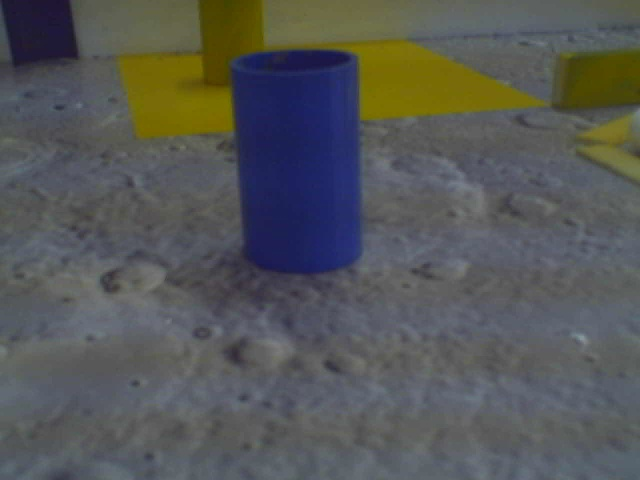
#> input picture Data/2seancephoto/cylindrebleu/1003.jpg, 640 x 480 px, given in place of 11.jpg, which was not available
$ python DetectionGradient.py
#> lines starting #> are read from the running program, lines starting #| are printed output that depends on the picture; pictures that were not available may be replaced by others from this repository, and a replacement may not be noted
import matplotlib.pyplot as plt
import numpy as np
import cv2
from sklearn import datasets, svm, metrics
from sklearn.neural_network import MLPClassifier
from sklearn.metrics import roc_auc_score, log_loss
import time
from sklearn.model_selection import KFold
from PseudoGradient import Gradient
import operator
#from transform import dataset
import numpy as np
import PIL
from PIL import Image
from matplotlib import pyplot as plt
import random
from sklearn.model_selection import KFold
import time
import scipy.ndimage as nd


start = time.time()


def kfolds(k, N, seed=None):
#> called with k = 5, N = 200, seed = 486684
    random.seed(seed)
    out = [list() for _ in range(k)]
    for n in range(N):
        out[random.randrange(k)].append(n)
    return (out)


#https://github.com/fchollet/keras/issues/4465 for VGG16 model

nombrePhoto0 = 200
nombrePhoto1 = 10
nombrePhoto2 = 10

nombrePhoto = [nombrePhoto0,nombrePhoto1,nombrePhoto2]


resultat=[]
resultatParam = []
resultatFauxPositif=[]
resultatFauxNegatif=[]
categorie = ["rien", "cylindrejaune", "cylindrebleu"]

n_split = 5

K = kfolds(seed=486684,k=n_split,N=max(nombrePhoto))
uniformResultat = [0] * n_split
uniformResultatFauxPositif = [0] * n_split
uniformResultatFauxNegatif = [0] * n_split
scores = []

for n in range(0, 1):
    Y_train = []
    X_train = []
    Y_test = []
    X_test = []
    print(n)

    list1 = [i for i in range(0, n_split)]
    list1.remove(n)
    train = []
    for j in list1:
        train = sum(K[j:j + 1], train)
    test = K[n]

    for k in range(0, 3):
        print(k)
        for i in train:
            try:
                print(i, k,"train")

                img0 = cv2.imread("..//Data//2seancephoto//"+categorie[k]+"//"+str(i)+".jpg", 1)
#> img0 is the input picture: shape (480, 640, 3); mean B, G, R 86.7, 87.4, 85.7
                #print(type(img0)==type(None))

                img0 = cv2.cvtColor(img0, cv2.COLOR_RGB2GRAY)
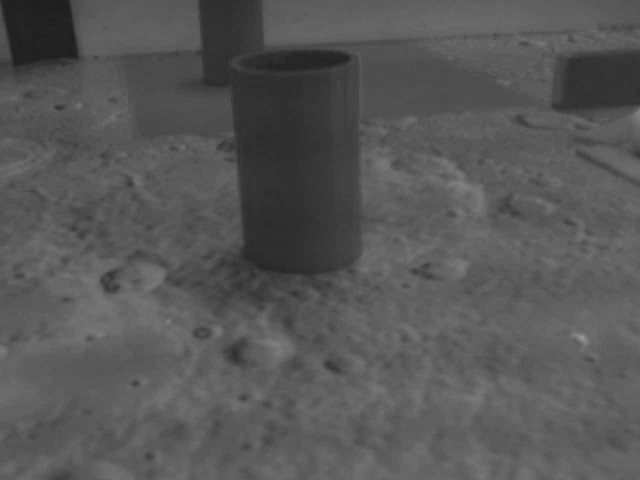
#> img0: shape (480, 640); min 27, max 149, mean 86.9

                cv2.imshow('Display window', img0)
                cv2.waitKey(0)
                cv2.destroyAllWindows()
                cv2.imwrite('img0.jpg',img0)


                img0 = img0 * 1.0

                out = nd.filters.gaussian_filter(img0, 8)
                Ex = abs(np.gradient(out)[1])
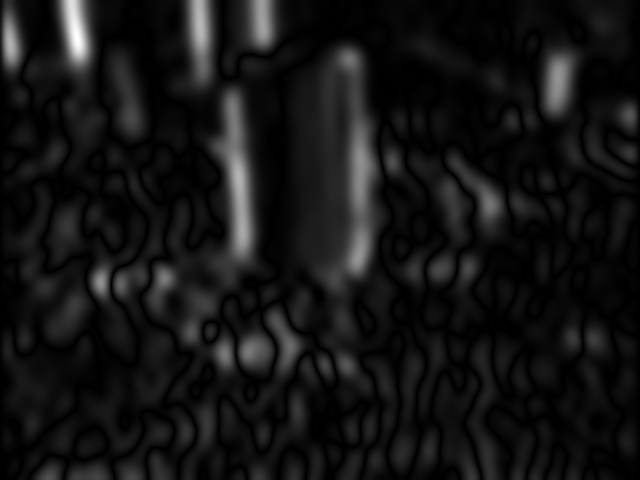
#> Ex: shape (480, 640) float64; min 2.94e-07, max 2.78, mean 0.23; drawn with min black and max white

                min = np.min(Ex)
#> min = 2.94e-07
                max = np.max(Ex)
#> max = 2.78

                grad_h = abs(Ex)

                cv2.imshow('Display window', grad_h)
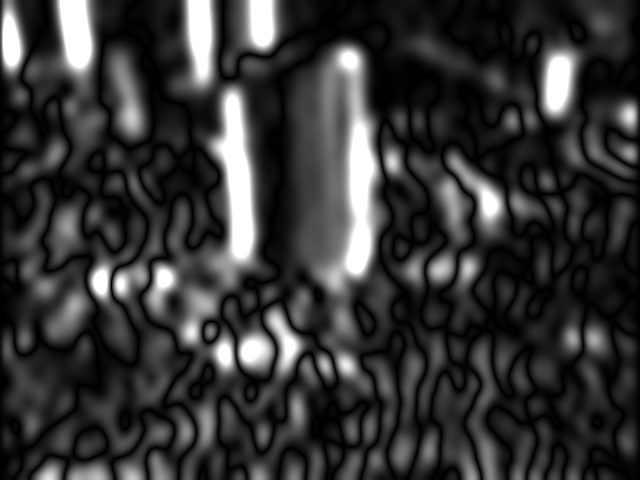
#> window 'Display window': shape (480, 640); min 0, max 255, mean 54.4
                cv2.waitKey(0)
                cv2.destroyAllWindows()
                cv2.imwrite('houghl3.jpg',grad_h)
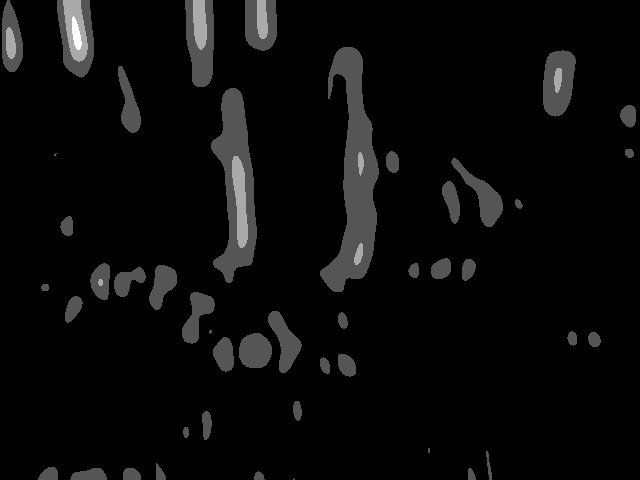
#> saved as houghl3.jpg: shape (480, 640); min 0, max 3, mean 0.119; drawn with min black and max white

                boxNbr = 10.  # nbre de cluster !

                stockvar = np.array([])
                descripteur = [0] * len(grad_h[0])
#> descripteur = 640 values from 0 to 0
                bin = np.array([j ** 5 for j in np.arange(256. ** (1. / 5.), step=(256. ** (1. / 5.)) / boxNbr)])


                best_valeur = [0] * len(grad_h[0])
#> best_valeur = 640 values from 0 to 0
                med_valeur = [0] * len(grad_h[0])
#> med_valeur = 640 values from 0 to 0

                for j in range(len(grad_h[0])):
                    nbre_point_suite = 0
                    nbre_point_suite_max = 0
                    for l in range(len(bin) - 1):
                        if (bin[l] <= grad_h[0, j] < bin[l + 1]):
                            valeur_point = l
                    valeur_point_max = 0

                    for i in range(1, len(grad_h)):
                        if (grad_h[i, j] >= bin[valeur_point - 1] and grad_h[i, j] < bin[valeur_point + 1]):
                            nbre_point_suite += 1
                        else:
                            for l in range(len(bin) - 1):
                                if (bin[l] <= grad_h[i, j] < bin[l + 1]):
                                    valeur_point = l
                            nbre_point_suite = 0
                        if (nbre_point_suite_max < nbre_point_suite):
                            nbre_point_suite_max = nbre_point_suite
                            valeur_point_max = valeur_point
                    med_valeur[j] = nbre_point_suite_max
                    best_valeur[j] = (bin[valeur_point_max] + bin[valeur_point_max]) / 2.
                    descripteur[j] = med_valeur[j] * med_valeur[j] * best_valeur[j]
#> after the loop, best_valeur = 640 values, max 0.622 at index 11, min 0.00256 at index 0, mean 0.154; descripteur = 640 values, max 81070.1 at index 345, min 12.54 at index 466, mean 7041.3; med_valeur = 640 values, max 479 at index 26, min 65 at index 501, mean 192.3
                X_train.append(np.array(descripteur))
                plt.plot(descripteur)
                plt.show()
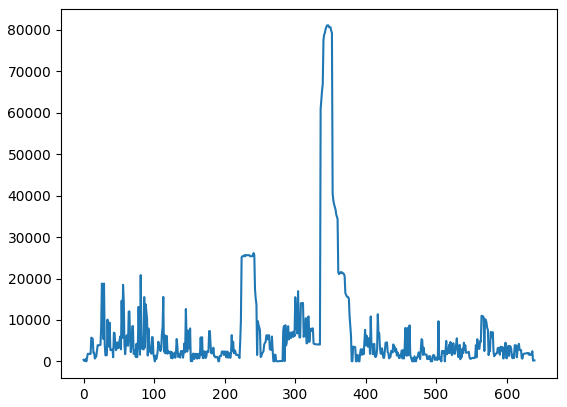
#> figure drawn by matplotlib, 1 panel; curve peaks at x = 345, y = 81070.1
                plt.savefig('train1.png')

                if (k == 0):
                    Y_train.append(0)
                if (k == 1):
                    Y_train.append(1)
                if (k == 2):
                    Y_train.append(1)
            except:
                blabla = 1
                print("erreur ?")


        for i in test:
            try:
                print(i, k,"test")

                img0 = cv2.imread("..//Data//2seancephoto//"+categorie[k]+"//"+str(i)+".jpg", 1)
                #print(type(img0)==type(None))
                img0 = cv2.cvtColor(img0, cv2.COLOR_RGB2GRAY)

                #cv2.imshow('Display window', img0)
                #cv2.waitKey(0)
                #cv2.destroyAllWindows()

                img0 = img0 * 1.0

                out = nd.filters.gaussian_filter(img0, 8)

                Ex = abs(np.gradient(out)[1])

                cv2.imshow('Display window', grad_h)
                cv2.waitKey(0)
                cv2.destroyAllWindows()
                cv2.imwrite('houghl.jpg',grad_h)


                min = np.min(Ex)
                max = np.max(Ex)

                grad_h = abs(Ex)


                boxNbr = 10.  # nbre de cluster !

                stockvar = np.array([])
                descripteur = [0] * len(grad_h[0])
                bin = np.array([j ** 5 for j in np.arange(256. ** (1. / 5.), step=(256. ** (1. / 5.)) / boxNbr)])

                best_valeur = [0] * len(grad_h[0])
                med_valeur = [0] * len(grad_h[0])

                for j in range(len(grad_h[0])):
                    nbre_point_suite = 0
                    nbre_point_suite_max = 0
                    for l in range(len(bin) - 1):
                        if (bin[l] <= grad_h[0, j] < bin[l + 1]):
                            valeur_point = l
                    valeur_point_max = 0

                    for i in range(1, len(grad_h)):
                        if (grad_h[i, j] >= bin[valeur_point - 1] and grad_h[i, j] < bin[valeur_point + 1]):
                            nbre_point_suite += 1
                        else:
                            for l in range(len(bin) - 1):
                                if (bin[l] <= grad_h[i, j] < bin[l+ 1]):
                                    valeur_point = l
                            nbre_point_suite = 0
                        if (nbre_point_suite_max < nbre_point_suite):
                            nbre_point_suite_max = nbre_point_suite
                            valeur_point_max = valeur_point
                    med_valeur[j] = nbre_point_suite_max
                    best_valeur[j] = (bin[valeur_point_max] + bin[valeur_point_max]) / 2.
                    descripteur[j] = med_valeur[j] * med_valeur[j] * best_valeur[j]
                X_test.append(np.array(descripteur))
                plt.plot(descripteur)
                plt.show()
                plt.savefig('test1.png')


                if (k == 0):
                    Y_test.append(0)
                if (k == 1):
                    Y_test.append(1)
                if (k == 2):
                    Y_test.append(1)
            except:
                blabla = 1
                print("erreur ?")

    print("On a creer X")

    # normalize inputs from 0-255 to 0.0-1.0
    X_train = np.array(X_train)
    X_test = np.array(X_test)
    Y_train = np.array(Y_train)
    Y_test = np.array(Y_test)

    X_train = X_train/np.amax(X_train)
    #X_test = X_train/np.amax(X_train)


    print(Y_test)
    print(Y_train)
    print(X_test)
    print(X_train)


    #classifier = svm.SVC(gamma=0.001,kernel='rbf')
    classifier = MLPClassifier(solver='lbfgs', alpha=1e-4, hidden_layer_sizes=(400, 100,20,5), random_state=1)
    #(90, 44, 5)
    #classifier.fit(data[:n_samples - N], digits.target[:n_samples - N])
    classifier.fit(X_train,Y_train)
    print("On a fini l'apprentissage")
    # Now predict the value of the digit on the second half:
    Z = classifier.predict(X_test)
    print(Z)
    print(type(Z))
    print(type(Y_test))
    #print(Y_k_test)
    print(sum(Z == Y_test))
    uniformResultat[n] = sum(Z == Y_test)
    uniformResultat[n] = uniformResultat[n]/float(len(Z))
    for l in range(len(Z)):
        if(Y_test[l]==0):
            uniformResultatFauxPositif[n] += (Z[l]==1)
            # il n y a pas de cylindre mais le programme en detecte un
        if(Y_test[l]==1):
            uniformResultatFauxNegatif[n] += (Z[l]==0)
            # il y a un cylindre mais le programme n en detecte pas

    uniformResultatFauxPositif[n] = uniformResultatFauxPositif[n]/float(len(Z))
    uniformResultatFauxNegatif[n] = uniformResultatFauxNegatif[n]/float(len(Z))

    print(uniformResultat,uniformResultatFauxNegatif,uniformResultatFauxPositif)
    end = time.time()
    print(Z)
    print(Y_test)
    print(end - start)

resultat.append(sum(uniformResultat)/5)
resultatFauxPositif.append(sum(uniformResultatFauxPositif)/5)
resultatFauxNegatif.append(sum(uniformResultatFauxNegatif)/5)
print(resultat,resultatFauxNegatif,resultatFauxPositif)

print(time.time()-start)

print(scores)


""""
for i in range(len(grad_h[0])):

    blabla = np.zeros((int(boxNbr)-2,0))

    var = np.array([])
    med = np.array([])
    for k in range(1,len(bin)-1):
        elementsOfBin = [l for l in range(len(grad_h[:,i])) if grad_h[l,i] >= bin[k-1] and grad_h[l,i] < bin[k+1]]
        if(len(elementsOfBin) > 10):
            med = np.append(med,stats.median([grad_h[p,i] for p in elementsOfBin]))
            #if(i==280):
            #    print(med)
            sorted = np.sort(elementsOfBin)
            best = 0.
            current = 0.
            prec = sorted[0]
            for m in sorted[1:]:
                if(m == prec + 1.):
                    current = current + 1.
                else:
                    #best = np.max((best,current))
                    current = 0.
                best = np.max((best, current))
                #if(i==280):
                #    print(best)
                prec = m
        else:
            best = 0
            med = np.append(med, 0)
        var = np.append(var,best)

    descripteur[i] = (med*var*var).max()
    stockvar = np.append(stockvar,var.max())
    if(i==280):
        print(var)
        print(med*var)

"""

#Maintenant que nous avons ce descripteur, il

#hist = [sum(grad_h[:,i]) for i in range(len(grad_h[0]))]
plt.plot(stockvar)
plt.show()
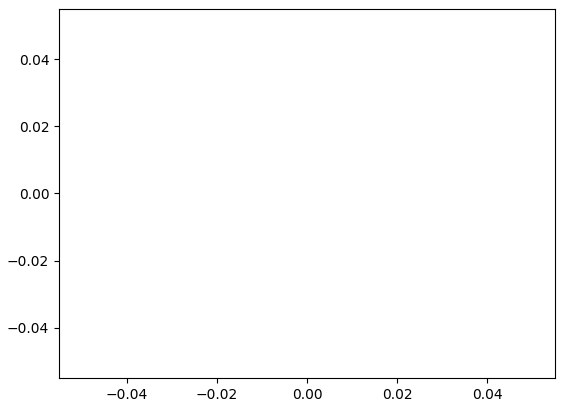
#> figure drawn by matplotlib, 1 panel

$ run again, on Data/2seancephoto/cylindrejaune/12.jpg
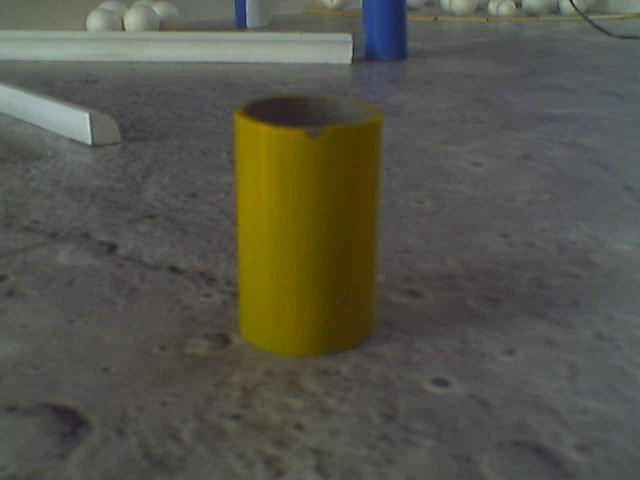
#> input picture Data/2seancephoto/cylindrejaune/12.jpg, 640 x 480 px, given in place of 11.jpg, which was not available
#> img0 is the input picture: shape (480, 640, 3); mean B, G, R 74.8, 85.4, 85.9
#> min = 7.77e-07
#> max = 3.72
#> `cv2.imshow('Display window', grad_h)`:
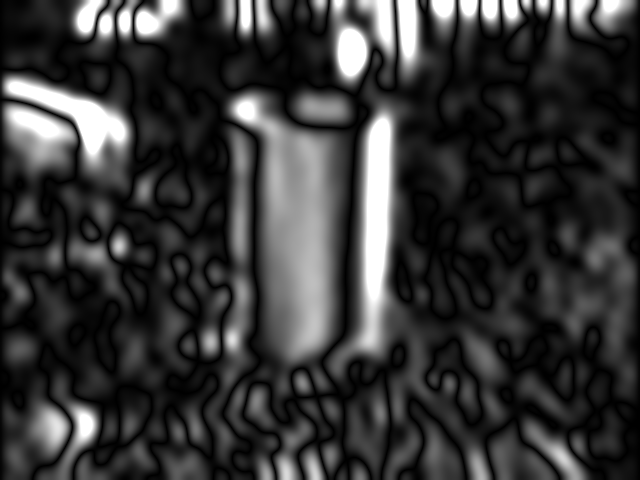
#> window 'Display window': shape (480, 640); min 0, max 255, mean 55.1
#> `descripteur = [0] * len(grad_h[0])`: descripteur = 640 values from 0 to 0
#> after the loop `for j in range(len(grad_h[0])):`: best_valeur = 640 values, max 0.622 at index 81, min 0.00256 at index 0, mean 0.167; descripteur = 640 values, max 51240.1 at index 276, min 12.19 at index 84, mean 7668; med_valeur = 640 values, max 479 at index 639, min 65 at index 87, mean 190.7
#> `plt.show()`:
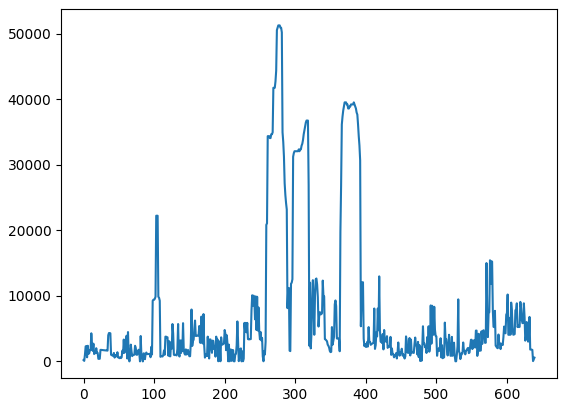
#> figure drawn by matplotlib, 1 panel; curve peaks at x = 276, y = 51240.1

$ run again, on Data/2seancephoto/cylindrejaune/127.jpg
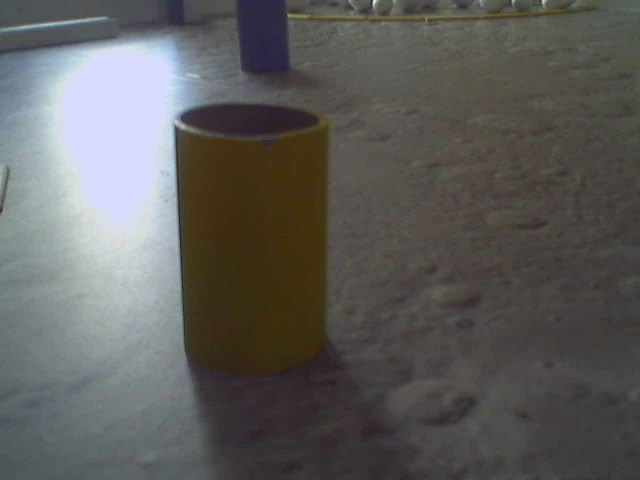
#> input picture Data/2seancephoto/cylindrejaune/127.jpg, 640 x 480 px, given in place of 11.jpg, which was not available
#> img0 is the input picture: shape (480, 640, 3); mean B, G, R 90.9, 93.2, 93.8
#> min = 0
#> max = 7.7
#> `cv2.imshow('Display window', grad_h)`:
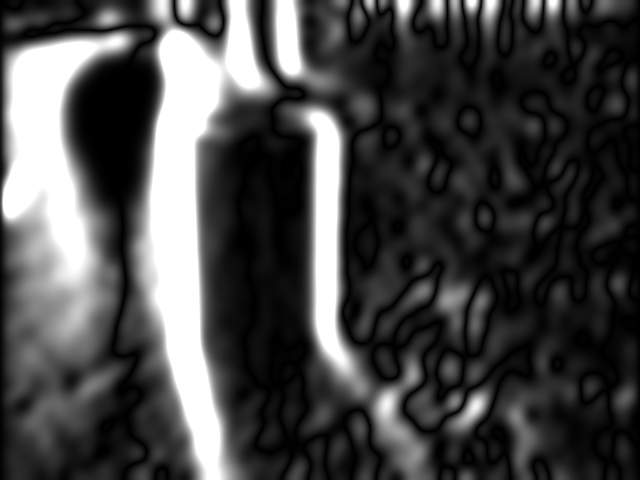
#> window 'Display window': shape (480, 640); min 0, max 255, mean 71.5
#> `descripteur = [0] * len(grad_h[0])`: descripteur = 640 values from 0 to 0
#> after the loop `for j in range(len(grad_h[0])):`: best_valeur = 640 values, max 2.62 at index 161, min 0.00256 at index 113, mean 0.362; descripteur = 640 values, max 362765.4 at index 184, min 15.18 at index 604, mean 40439.7; med_valeur = 640 values, max 479 at index 412, min 70 at index 612, mean 257.5
#> `plt.show()`:
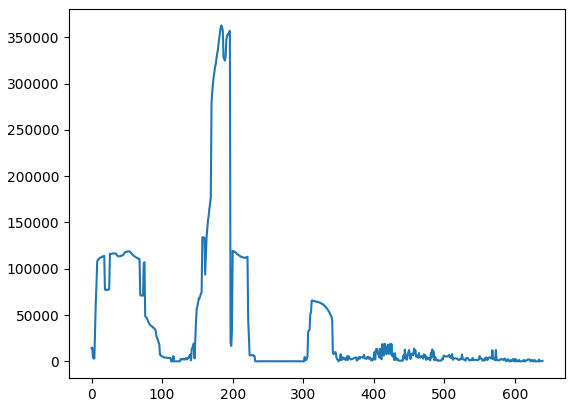
#> figure drawn by matplotlib, 1 panel; curve peaks at x = 184, y = 362765.4

$ run again, on Data/2seancephoto/rien/1004.jpg
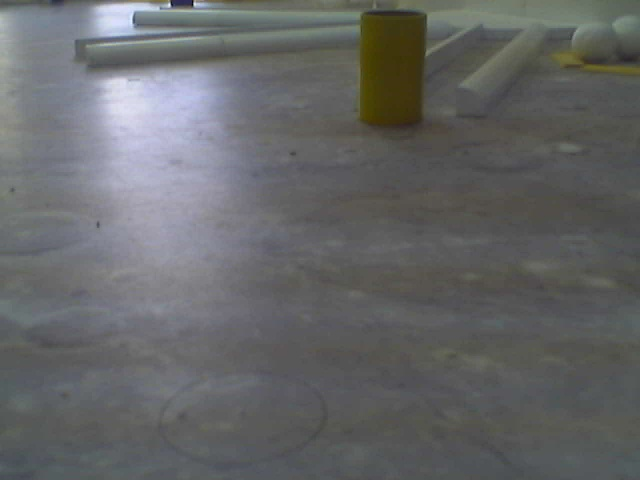
#> input picture Data/2seancephoto/rien/1004.jpg, 640 x 480 px, given in place of 11.jpg, which was not available
#> img0 is the input picture: shape (480, 640, 3); mean B, G, R 102.7, 102.1, 100.8
#> min = 6.07e-07
#> max = 3.92
#> `cv2.imshow('Display window', grad_h)`:
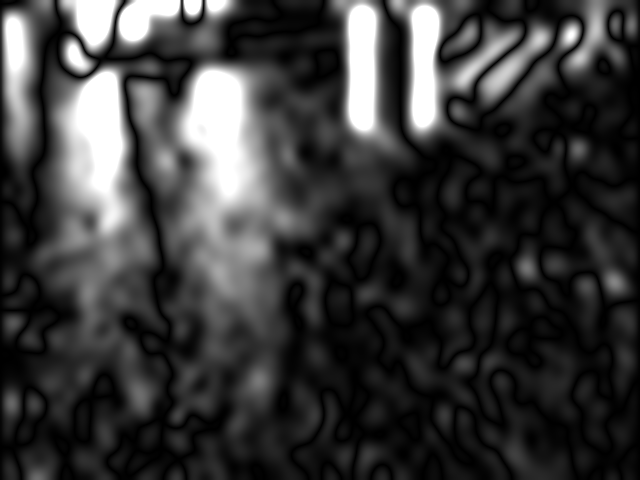
#> window 'Display window': shape (480, 640); min 0, max 255, mean 58.6
#> `descripteur = [0] * len(grad_h[0])`: descripteur = 640 values from 0 to 0
#> after the loop `for j in range(len(grad_h[0])):`: best_valeur = 640 values, max 2.62 at index 101, min 0.00256 at index 0, mean 0.304; descripteur = 640 values, max 107654.7 at index 206, min 12.54 at index 536, mean 18451.4; med_valeur = 640 values, max 479 at index 314, min 57 at index 574, mean 222.8
#> `plt.show()`:
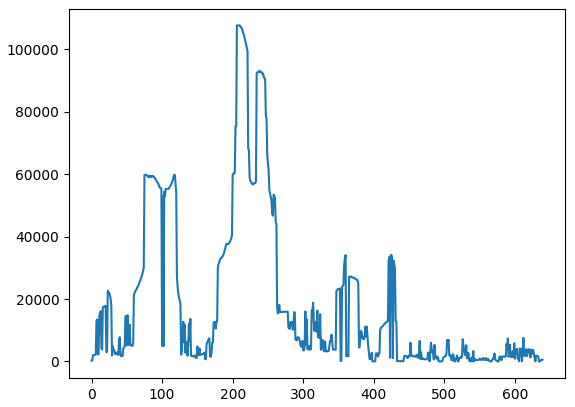
#> figure drawn by matplotlib, 1 panel; curve peaks at x = 206, y = 107654.7
